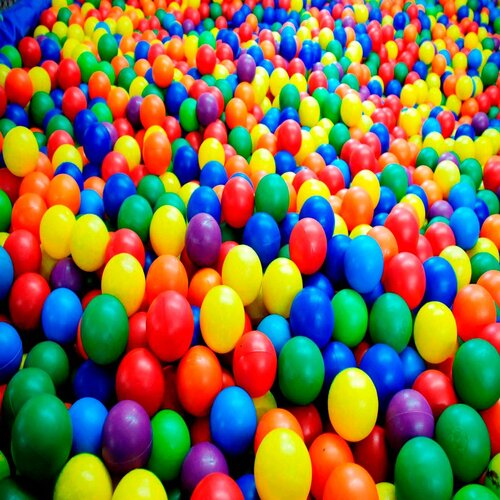
#> input picture processamento-de-imagens/images/piscina-bolinhas.jpg, 500 x 500 px
$ python 08-separando-canais-de-cores-com-split.py
#> lines starting #> are read from the running program, lines starting #| are printed output that depends on the picture
import cv2

image = cv2.imread('images/piscina-bolinhas.jpg')
#> image is the input picture: shape (500, 500, 3); mean B, G, R 77, 110.2, 127.7

'''
O split serve para dividir a imagem em cada um dos 3 canais BGR.
Então por exemplo, para o primeiro canal, o azul, todos os pixeis que tiverem o valor 255, que seria o azul total, serão exibidas em branco.

Para os valores abaixo disso, a imagem será exibida em escala de cinza.

Quando for 0, a imagem ficará preta.

O mesmo se aplica para os demais canais.

Resumindo, o split serve para exibir a imagem com cada canal de forma individual, em escala de cinza.

'''

# Blue (B=255, G=0, R=0), (B=0, G=255, R=0), Red (B=0, G=0, R=255)
(b, g, r) = cv2.split(image)
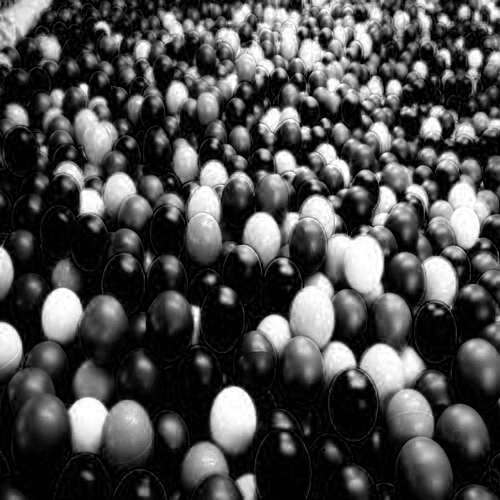
#> b: shape (500, 500); min 0, max 255, mean 77
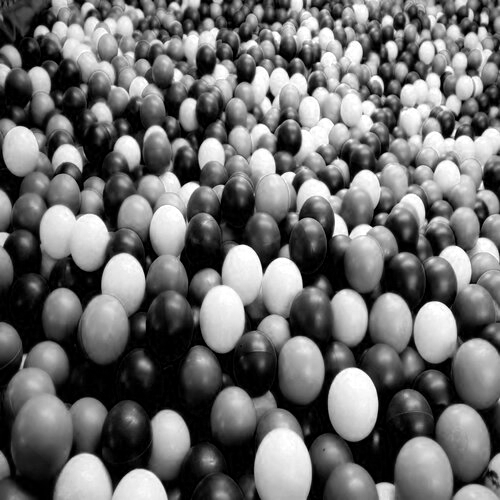
#> g: shape (500, 500); min 0, max 255, mean 110.2
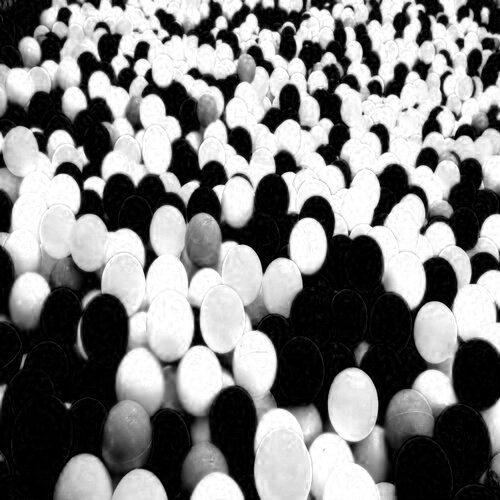
#> r: shape (500, 500); min 0, max 255, mean 127.7

cv2.imshow('Imagem Original', image)
cv2.imshow('Imagem no Canal Azul', b)
cv2.imshow('Imagem no Canal Verde', g)
cv2.imshow('Imagem no Canal Vermelho', r)

# Juntando a imagem separada
imageMerged = cv2.merge((b, g, r))
cv2.imshow('Imagem Original 2', imageMerged)

cv2.waitKey(0)
cv2.destroyAllWindows()
